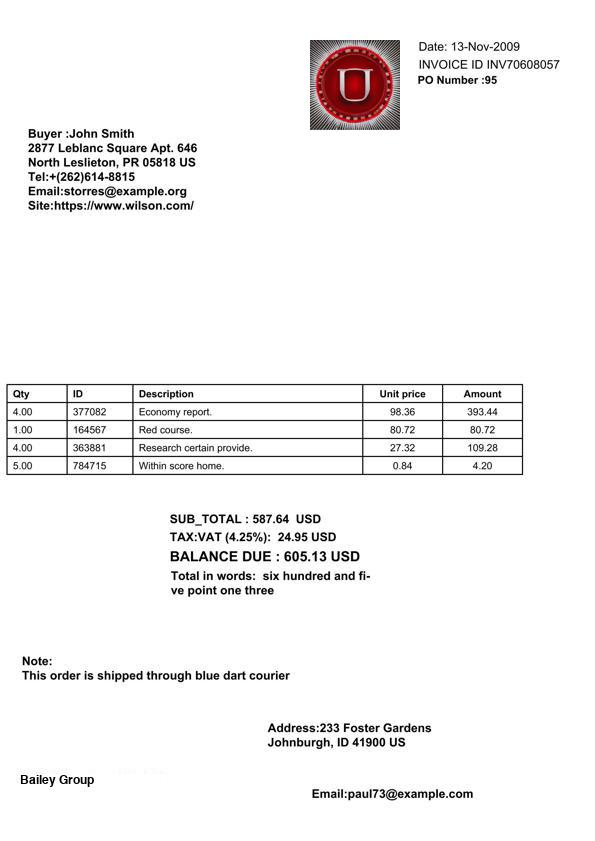
#> input picture Model Buidling With Pytesseract/img.jpg, 595 x 841 px, given in place of img.png, which was not available
$ jupyter execute --allow-errors doc_text_pytessaract.ipynb
#> lines starting #> are read from the running program, lines starting #| are printed output that depends on the picture; after the words box and inside, x2 and y2 are one past the last pixel; in counts of white or black regions, pixels touching at a corner belong together; pictures that were not available may be replaced by others from this repository, and a replacement may not be noted
[cell 1]
import cv2
from PIL import Image

[cell 2]
# def mark_region('img.png'):

im = cv2.imread('img.png')
#> im is the input picture: shape (841, 595, 3); mean B, G, R 243.6, 243.5, 244.6

gray = cv2.cvtColor(im, cv2.COLOR_BGR2GRAY)
blur = cv2.GaussianBlur(gray, (9,9), 0)
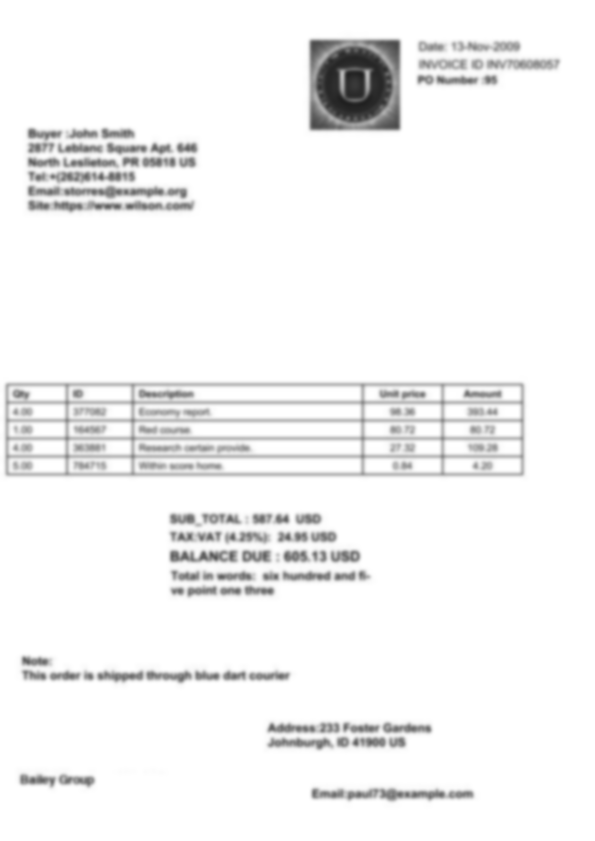
#> blur: shape (841, 595); min 32, max 255, mean 243.9
thresh = cv2.adaptiveThreshold(blur,255,cv2.ADAPTIVE_THRESH_GAUSSIAN_C, cv2.THRESH_BINARY_INV,11,30)
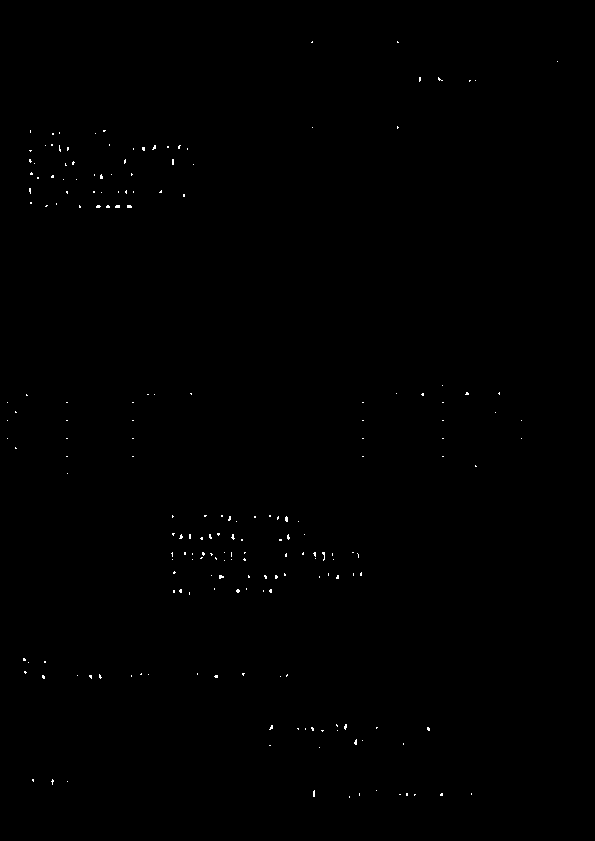
#> thresh: shape (841, 595); 0.19% white in thin lines or dots, all inside (x1, y1, x2, y2) = (7, 41, 558, 798)

    # Dilate to combine adjacent text contours
kernel = cv2.getStructuringElement(cv2.MORPH_RECT, (9,9))
dilate = cv2.dilate(thresh, kernel, iterations=4)
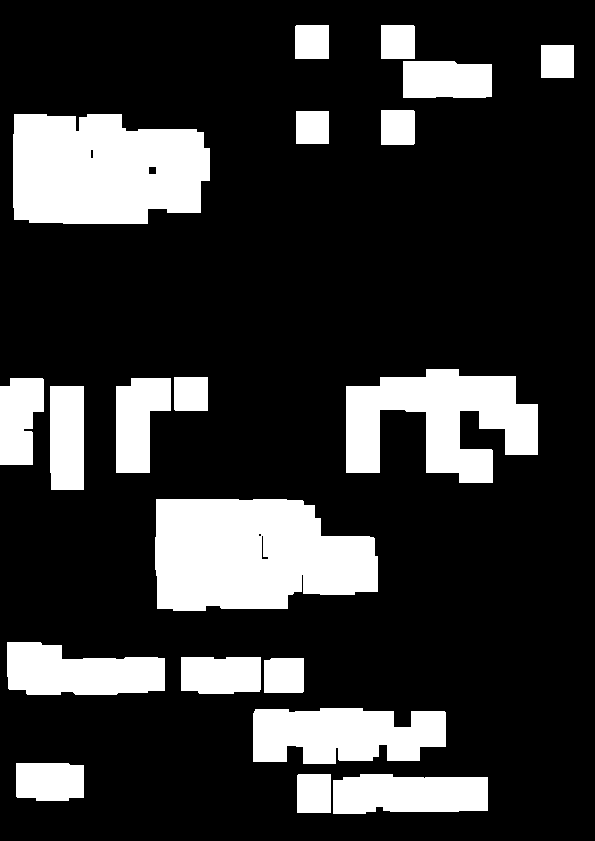
#> dilate: shape (841, 595); 20.4% white; 20 white regions

    # Find contours, highlight text areas, and extract ROIs
cnts = cv2.findContours(dilate, cv2.RETR_EXTERNAL, cv2.CHAIN_APPROX_SIMPLE)
#> cnts = 20 contours; largest, box (x1, y1, x2, y2) and area: (155, 499, 378, 611) 20319, (13, 114, 210, 224) 18565, (346, 369, 538, 483) 12773, (253, 708, 446, 764) 8620, (7, 642, 165, 695) 6184
cnts = cnts[0] if len(cnts) == 2 else cnts[1]

line_items_coordinates = []
for c in cnts:
    area = cv2.contourArea(c)
    x,y,w,h = cv2.boundingRect(c)


    if y >= 600 and x <= 1000:

        if area > 10000:
            image = cv2.rectangle(im, (x,y), (2200, y+h), color=(255,0,255), thickness=3)
            line_items_coordinates.append([(x,y), (2200, y+h)])
            # image=Image.save('sample.png')
            cv2.imwrite('sample.png',image)

    if y >= 2400 and x<= 2000:
        print("It is coming here")
        image = cv2.rectangle(im, (x,y), (2200, y+h), color=(255,0,255), thickness=3)
        line_items_coordinates.append([(x,y), (2200, y+h)])
        # image=Image.save('sample.png')
        cv2.imwrite('sample.png',image)
#> this loop made 20 passes
#> (area, x, y, w, h) on passes 1 to 12: (5293, 333, 774, 155, 40), (1253.5, 297, 774, 34, 39), (2346.5, 16, 763, 68, 38), (8620.5, 253, 708, 193, 56), (1313.5, 264, 658, 40, 35), (2713, 181, 657, 80, 37), (6184.5, 7, 642, 158, 53), (20319, 155, 499, 223, 112), (3382.5, 50, 386, 34, 104), (3655, 116, 378, 55, 95), (3009, 0, 378, 44, 87), (1088.5, 174, 377, 34, 34)
#> (c, area, x, y, w, h) on passes 15, 18: ([[296, 111], [296, 143], [328, 143], [328, 111]], 1024, 296, 111, 33, 33), ([[541, 45], [541, 77], [573, 77], [573, 45]], 1024, 541, 45, 33, 33)
#> after the loop, line_items_coordinates = []


#     return image, line_items_coordinates
# new_image = mark_region('img.png')
